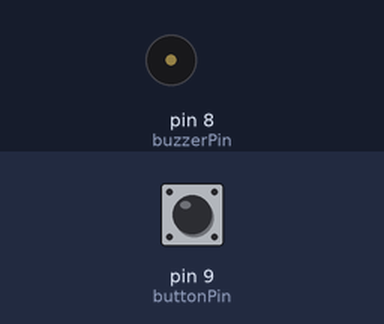
The sketch below on a simulated Arduino Uno, built with avr-gcc and run on an emulated ATmega328P. Parts: buzzer (waves = sounding). The inputs (shaded band) are chosen by the test bench; at power-on: pin 9 (buttonPin) LOW. The local clock reads 2024-03-15 10:24:30 at power-on unless the sketch sets it.

Above: at 1.2 s.
1.3 s: pin 9 (buttonPin) pulled HIGH for 0.15 s
At 2.9 s:
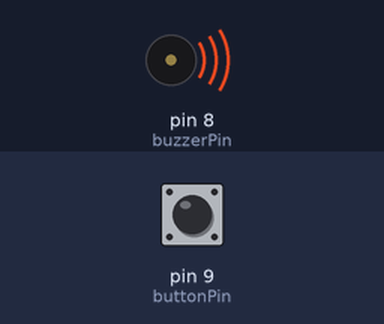
4.4 s: pin 9 (buttonPin) pulled HIGH for 1 s
At 4.8 s:
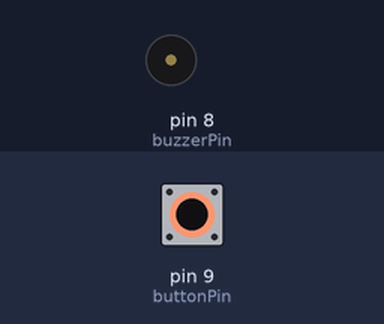
Timing chart, 0 to 7.4 s (numbered marks = the images above; inputs shaded):
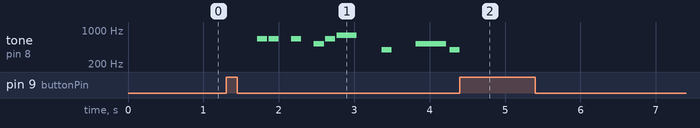

Measured:
- after the input at 1.3 s, tone on pin 8 (buzzerPin): plays 659 Hz for 0.14 s, 659 Hz for 0.14 s, 659 Hz for 0.14 s, 523 Hz for 0.14 s, 659 Hz for 0.14 s, 784 Hz for 0.27 s … (9 notes in this stretch), starting after 0.41 s
- after the input at 4.4 s, tone on pin 8 (buzzerPin): goes on until 4.4 s, then stays silent

The sketch:

Alarma.ino
```cpp
#include <Arduino.h>
#include <Ds1302.h>  // Librería de RTC (Módulo que guarda la fecha y hora)
#include <PCM.h>

// Definición de las ondas para cada nota en el buzzer
#define NOTE_B0  31
#define NOTE_C1  33
#define NOTE_CS1 35
#define NOTE_D1  37
#define NOTE_DS1 39
#define NOTE_E1  41
#define NOTE_F1  44
#define NOTE_FS1 46
#define NOTE_G1  49
#define NOTE_GS1 52
#define NOTE_A1  55
#define NOTE_AS1 58
#define NOTE_B1  62
#define NOTE_C2  65
#define NOTE_CS2 69
#define NOTE_D2  73
#define NOTE_DS2 78
#define NOTE_E2  82
#define NOTE_F2  87
#define NOTE_FS2 93
#define NOTE_G2  98
#define NOTE_GS2 104
#define NOTE_A2  110
#define NOTE_AS2 117
#define NOTE_B2  123
#define NOTE_C3  131
#define NOTE_CS3 139
#define NOTE_D3  147
#define NOTE_DS3 156
#define NOTE_E3  165
#define NOTE_F3  175
#define NOTE_FS3 185
#define NOTE_G3  196
#define NOTE_GS3 208
#define NOTE_A3  220
#define NOTE_AS3 233
#define NOTE_B3  247
#define NOTE_C4  262
#define NOTE_CS4 277
#define NOTE_D4  294
#define NOTE_DS4 311
#define NOTE_E4  330
#define NOTE_F4  349
#define NOTE_FS4 370
#define NOTE_G4  392
#define NOTE_GS4 415
#define NOTE_A4  440
#define NOTE_AS4 466
#define NOTE_B4  494
#define NOTE_C5  523
#define NOTE_CS5 554
#define NOTE_D5  587
#define NOTE_DS5 622
#define NOTE_E5  659
#define NOTE_F5  698
#define NOTE_FS5 740
#define NOTE_G5  784
#define NOTE_GS5 831
#define NOTE_A5  880
#define NOTE_AS5 932
#define NOTE_B5  988
#define NOTE_C6  1047
#define NOTE_CS6 1109
#define NOTE_D6  1175
#define NOTE_DS6 1245
#define NOTE_E6  1319
#define NOTE_F6  1397
#define NOTE_FS6 1480
#define NOTE_G6  1568
#define NOTE_GS6 1661
#define NOTE_A6  1760
#define NOTE_AS6 1865
#define NOTE_B6  1976
#define NOTE_C7  2093
#define NOTE_CS7 2217
#define NOTE_D7  2349
#define NOTE_DS7 2489
#define NOTE_E7  2637
#define NOTE_F7  2794
#define NOTE_FS7 2960
#define NOTE_G7  3136
#define NOTE_GS7 3322
#define NOTE_A7  3520
#define NOTE_AS7 3729
#define NOTE_B7  3951
#define NOTE_C8  4186
#define NOTE_CS8 4435
#define NOTE_D8  4699
#define NOTE_DS8 4978
#define REST      0

// change this to make the song slower or faster
int tempo = 200;
// notes of the moledy followed by the duration.
// a 4 means a quarter note, 8 an eighteenth , 16 sixteenth, so on
// !!negative numbers are used to represent dotted notes,
// so -4 means a dotted quarter note, that is, a quarter plus an eighteenth!!
int melody[] = {
  // Super Mario Bros theme
  // Score available at https://musescore.com/user/2123/scores/2145
  // Theme by Koji Kondo
  NOTE_E5,8, NOTE_E5,8, REST,8, NOTE_E5,8, REST,8, NOTE_C5,8, NOTE_E5,8, //1
  NOTE_G5,4, REST,4, NOTE_G4,8, REST,4,
  NOTE_C5,-4, NOTE_G4,8, REST,4, NOTE_E4,-4, // 3
  NOTE_A4,4, NOTE_B4,4, NOTE_AS4,8, NOTE_A4,4,
  NOTE_G4,-8, NOTE_E5,-8, NOTE_G5,-8, NOTE_A5,4, NOTE_F5,8, NOTE_G5,8,
  REST,8, NOTE_E5,4,NOTE_C5,8, NOTE_D5,8, NOTE_B4,-4,
  NOTE_C5,-4, NOTE_G4,8, REST,4, NOTE_E4,-4, // repeats from 3
  NOTE_A4,4, NOTE_B4,4, NOTE_AS4,8, NOTE_A4,4,
  NOTE_G4,-8, NOTE_E5,-8, NOTE_G5,-8, NOTE_A5,4, NOTE_F5,8, NOTE_G5,8,
  REST,8, NOTE_E5,4,NOTE_C5,8, NOTE_D5,8, NOTE_B4,-4,
};
// sizeof gives the number of bytes, each int value is composed of two bytes (16 bits)
// there are two values per note (pitch and duration), so for each note there are four bytes
int notes = sizeof(melody) / sizeof(melody[0]) / 2;
// Calcular la duración de una nota en ms
int wholenote = (60000 * 4) / tempo;
int divider = 0, noteDuration = 0;

const int buzzerPin = 8;  // Pin del Buzzer (que hace el sonido)
const int buttonPin = 9;  // Pin del Botón

// Máximo de minutos que puede sonar la alarma
const int MAX_MINUTES = 5;

// Arreglo de alarmas
const int Alarmas[][2] = {
    {5, 30},
    {5, 45},
    {6, 0},
    {6, 30},
    {7, 0},
};

// Creamos un objeto para manipular el RTC
Ds1302 rtc(4, 2, 3);

// Mostrar los días de la semana con su nombre
const static char* WeekDays[] = {
    "Monday",
    "Tuesday",
    "Wednesday",
    "Thursday",
    "Friday",
    "Saturday",
    "Sunday"};
// Valor de una función sinosoidal
float sinVal;
// Valor del tono para el Buzzer
int toneVal;
// Estado del botón
int buttonState = 0;
// Tamaño del arreglo
int lengAlarmas = sizeof(Alarmas)/sizeof(Alarmas[0]);
// Variable de la fecha
Ds1302::DateTime now;

void setup(){
  Serial.begin(9600);

  // Iniciamos el RTC
  rtc.init();
  // Habilitamos el pin del Buzzer
  pinMode(buzzerPin, OUTPUT);
  // Habilitamos el pin del Botón
  pinMode(buttonPin, INPUT);
}

void loop(){
  // Checar si el botón a sido pulsado
  if (digitalRead(buttonPin) == HIGH){
    /* Serial.println("Button"); */
    playSong();
  }

  // Obtener la fecha del RTC
  rtc.getDateTime(&now);

  // Checar alarmas
  for(int i = 0; i < lengAlarmas; i++){
    if(now.hour == Alarmas[i][0] &&
       now.minute == Alarmas[i][1]){
      /* Serial.println("Ring"); */
      ring();
    }
  }

  // Imprimir en el Monitor las fecha y hora
  /* static uint8_t last_second = 0; */
  /* if (last_second != now.second){ */
  /*   last_second = now.second; */

  /*   Serial.print("20"); */
  /*   Serial.print(now.year);    // 00-99 */
  /*   Serial.print('-'); */
  /*   if (now.month < 10) Serial.print('0'); */
  /*   Serial.print(now.month);   // 01-12 */
  /*   Serial.print('-'); */
  /*   if (now.day < 10) Serial.print('0'); */
  /*   Serial.print(now.day);     // 01-31 */
  /*   Serial.print(' '); */
  /*   Serial.print(WeekDays[now.dow - 1]); // 1-7 */
  /*   Serial.print(' '); */
  /*   if (now.hour < 10) Serial.print('0'); */
  /*   Serial.print(now.hour);    // 00-23 */
  /*   Serial.print(':'); */
  /*   if (now.minute < 10) Serial.print('0'); */
  /*   Serial.print(now.minute);  // 00-59 */
  /*   Serial.print(':'); */
  /*   if (now.second < 10) Serial.print('0'); */
  /*   Serial.print(now.second);  // 00-59 */
  /*   Serial.println(); */
  /* } */

  delay(100);
}

void ring(){
  delay(400);

  // Diferencia entre los minutos actuales y de encendido de la alarma
  int diffMinutes;

  // Obtener la fecha del RTC
  rtc.getDateTime(&now);

  // Minuto en que inició la alarma
  uint8_t initMinute = now.minute;

  // Repetir infinitamente el sonido
  while(true){
    // Generar las ondas del sonido en el Buzzer
    for(int x=0; x<180; x++){
      sinVal = (sin(x * (3.1412 / 180)));
      toneVal = 1000 + (int(sinVal * 1000));

      // Activar el Buzzer con el tono
      tone(buzzerPin, toneVal);

      // Checar si el botón a sido pulsado
      if (digitalRead(buttonPin) == HIGH){
        noTone(buzzerPin);
        delay(60000);
        return;
      }
    }

    // Obtener la fecha del RTC
    rtc.getDateTime(&now);

    // Detenemos la alarma si lleva MAX_MINUTES activa
    diffMinutes = now.minute - initMinute;
    if (diffMinutes >= MAX_MINUTES || diffMinutes < 0){
      return;
    }
  }
}

void playSong(){
  delay(400);

  // iterate over the notes of the melody.
  // Remember, the array is twice the number of notes (notes + durations)
  for (int thisNote = 0; thisNote < notes * 2; thisNote = thisNote + 2) {

    // calculates the duration of each note
    divider = melody[thisNote + 1];
    if (divider > 0) {
      // regular note, just proceed
      noteDuration = (wholenote) / divider;
    } else if (divider < 0) {
      // dotted notes are represented with negative durations!!
      noteDuration = (wholenote) / abs(divider);
      noteDuration *= 1.5; // increases the duration in half for dotted notes
    }

    // we only play the note for 90% of the duration, leaving 10% as a pause
    tone(buzzerPin, melody[thisNote], noteDuration * 0.9);

    // Checar si el botón a sido pulsado
    if (digitalRead(buttonPin) == HIGH){
      /* Serial.println("Song Out"); */
      noTone(buzzerPin);
      delay(400);
      return;
    }

    // Wait for the specief duration before playing the next note.
    delay(noteDuration);

    // stop the waveform generation before the next note.
    noTone(buzzerPin);
  }
}
```
